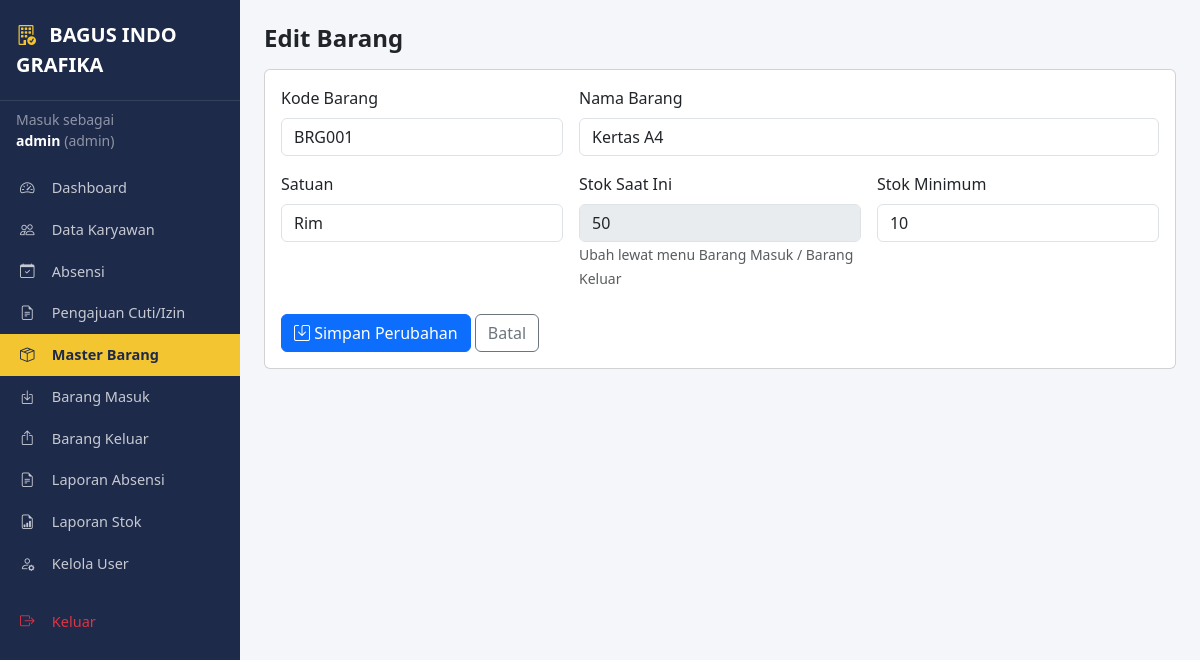
Screenshot of /barang/edit.php?id=1 (signed in) with the database file from the repository.
### tables this page shows
CREATE TABLE barang (
  id_barang    INT AUTO_INCREMENT PRIMARY KEY,
  kode_barang  VARCHAR(20) NOT NULL UNIQUE,
  nama_barang  VARCHAR(100) NOT NULL,
  satuan       VARCHAR(20) NOT NULL DEFAULT 'Pcs',
  stok         INT NOT NULL DEFAULT 0,
  stok_minimum INT NOT NULL DEFAULT 0,
  created_at   TIMESTAMP DEFAULT CURRENT_TIMESTAMP
);

### barang/edit.php (the view, shortened to what this page needs)
<?php
require_once '../config/koneksi.php';
$id = intval($_GET['id'] ?? 0);
$stmt = mysqli_prepare($koneksi, "SELECT * FROM barang WHERE id_barang = ?");
mysqli_stmt_bind_param($stmt, 'i', $id);
mysqli_stmt_execute($stmt);
$barang = mysqli_stmt_get_result($stmt)->fetch_assoc();
include '../includes/header.php';
include '../includes/sidebar.php';
?>
<main class="content p-4">
  <h4 class="fw-bold mb-3">Edit Barang</h4>
  <div class="card">
    <div class="card-body">
      <form method="POST">
        <div class="row g-3">
          <div class="col-md-4">
            <label class="form-label">Kode Barang</label>
            <input type="text" name="kode_barang" class="form-control" required value="<?= htmlspecialchars($barang['kode_barang']) ?>">
          </div>
          <div class="col-md-8">
            <label class="form-label">Nama Barang</label>
            <input type="text" name="nama_barang" class="form-control" required value="<?= htmlspecialchars($barang['nama_barang']) ?>">
          </div>
          <div class="col-md-4">
            <label class="form-label">Satuan</label>
            <input type="text" name="satuan" class="form-control" value="<?= htmlspecialchars($barang['satuan']) ?>">
          </div>
          <div class="col-md-4">
            <label class="form-label">Stok Saat Ini</label>
            <input type="text" class="form-control" value="<?= $barang['stok'] ?>" disabled>
            <small class="text-muted">Ubah lewat menu Barang Masuk / Barang Keluar</small>
          </div>
          <div class="col-md-4">
            <label class="form-label">Stok Minimum</label>
            <input type="number" name="stok_minimum" class="form-control" min="0" value="<?= htmlspecialchars($barang['stok_minimum']) ?>">
          </div>
        </div>
        <div class="mt-4">
          <button type="submit" class="btn btn-primary"><i class="bi bi-save"></i> Simpan Perubahan</button>
          <a href="index.php" class="btn btn-outline-secondary">Batal</a>
        </div>
      </form>
    </div>
  </div>
<?php include '../includes/footer.php'; ?>

### assets/css/style.css (style rules this page uses)
body { background-color: #f4f6f9; font-family: 'Segoe UI', Arial, sans-serif; }
.content { flex: 1; width: 100%; max-width: calc(100% - 240px); }

### rows the page displays
barang: kode_barang "BRG001", nama_barang "Kertas A4", satuan "Rim", stok "50", stok_minimum "10"

### other values shown
$_SESSION['nama'] "admin"
$_SESSION['role'] "admin"
